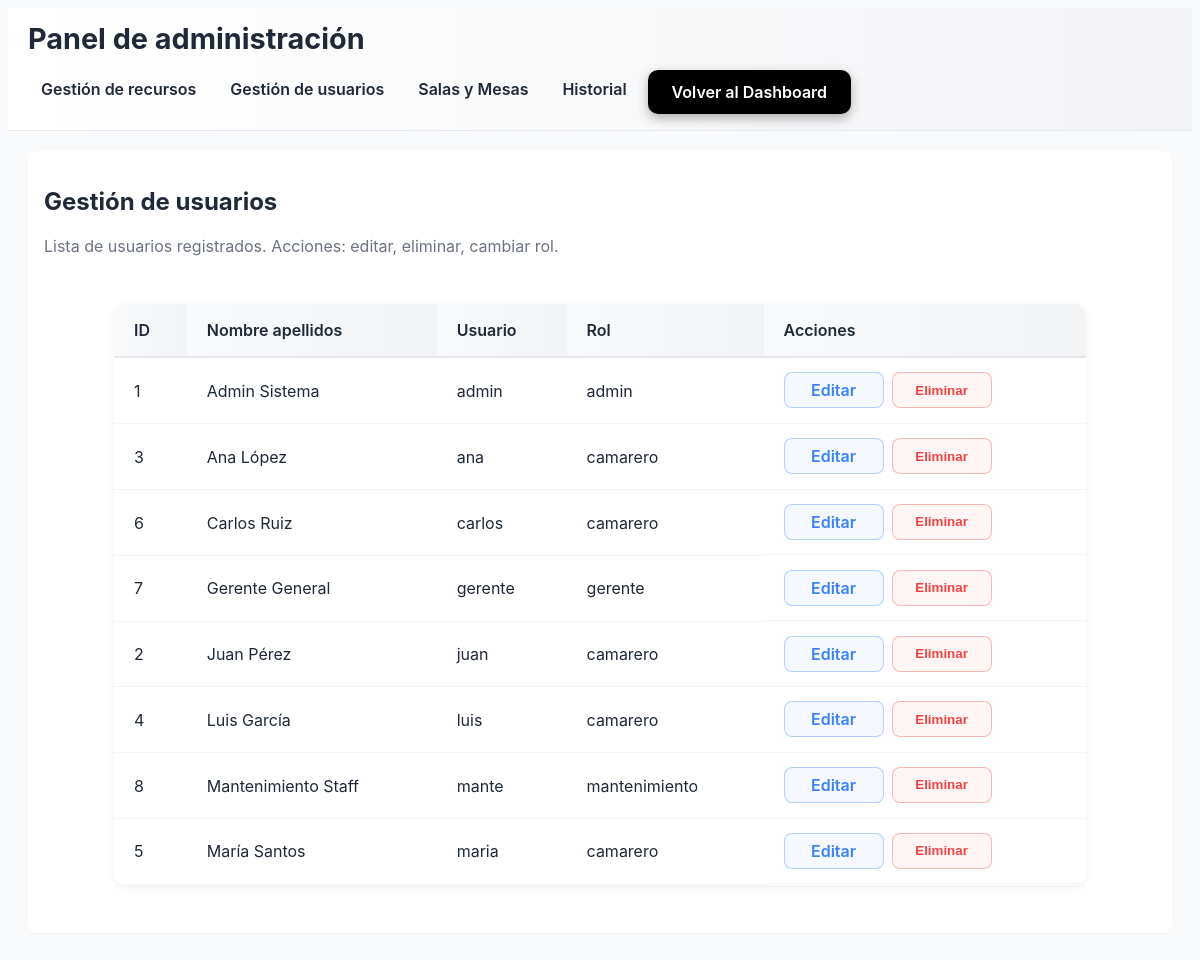
/public/pages/admin/users/admin.php (signed in), run on the app's committed database.
### tables this page shows
CREATE TABLE IF NOT EXISTS usuarios (
    id_usuario INT AUTO_INCREMENT PRIMARY KEY,
    nombre VARCHAR(50) NOT NULL,
    apellidos VARCHAR(100),
    usuario VARCHAR(50) UNIQUE NOT NULL,
    contrasena VARCHAR(255) NOT NULL,  
    rol ENUM('camarero', 'admin', 'gerente', 'mantenimiento') DEFAULT 'camarero'
);

### private/proc/admin_page.php (called while the page is built, shortened)
<?php
require_once __DIR__ . '/../db/db_conn.php';
try {
    $pdo = connection($host, $user, $pass, $db);
    $stmt = $pdo->query("SELECT id_usuario, nombre, apellidos, usuario, rol FROM usuarios ORDER BY nombre, usuario");
    $users = $stmt->fetchAll(PDO::FETCH_ASSOC);
} catch (Exception $e) {
    echo "Error al conectar o consultar la base de datos: " . $e->getMessage();
}

### public/pages/admin/users/admin.php (the view, shortened to what this page needs)
<?php
require_once __DIR__ . '/../../../../private/proc/admin_page.php';
?>
<!doctype html>
<html lang="es">
<head>
    <link rel="stylesheet" href="../../../css/admin.css">
</head>
<body class="admin-page">
    <header class="admin-header">
        <div class="brand">
            <h1>Panel de administración</h1>
        </div>
        <nav class="admin-nav" aria-label="Navegación de administración">
            <a class="tab tab-link" href="../recursos/crud_recursos.php" aria-current="page">Gestión de recursos</a>
            <a class="tab tab-link" href="./admin.php" aria-current="page">Gestión de usuarios</a>
            <a class="tab tab-link" href="../salas/admin_salas.php">Salas y Mesas</a>
            <a class="tab tab-link" href="../../logs.php">Historial</a>
            <a href="../../dashboard.php" class="btn btn-volver">
                <i class="bi bi-arrow-left"></i> Volver al Dashboard
            </a>
        </nav>
    </header>
    <main class="admin-content">
        <section id="users" class="admin-section active">
            <h2>Gestión de usuarios</h2>
            <p class="muted">Lista de usuarios registrados. Acciones: editar, eliminar, cambiar rol.</p>
            <div class="table-wrap">
                <table class="admin-table">
                    <thead>
                        <tr>
                            <th>ID</th>
                            <th>Nombre apellidos</th>
                            <th>Usuario</th>
                            <th>Rol</th>
                            <th>Acciones</th>
                        </tr>
                    </thead>
                    <tbody>
                        <?php foreach ($users as $user): ?>
                            <tr>
                                <td data-label="ID"><?php echo $user['id_usuario']; ?></td>
                                <td data-label="Nombre"><?php echo trim(($user['nombre'] ?? '') . ' ' . ($user['apellidos'] ?? '')); ?></td>
                                <td data-label="Usuario"><?php echo $user['usuario'] ?? ''; ?></td>
                                <td data-label="Rol"><?php echo $user['rol'] ?? ''; ?></td>
                                <td>
                                    <a class="btn-simple btn-edit" href="editar_user.php?id=<?= $user['id_usuario'] ?>">Editar</a>
                                    <form method="post" action="../../../../private/proc/eliminar_usuario.php" style="display:inline" class="delete-user-form" data-username="<?= $user['usuario'] ?? '' ?>">
                                        <button class="btn-simple btn-delete" type="submit">Eliminar</button>
                                    </form>
                                </td>
                            </tr>
                        <?php endforeach; ?>
                    </tbody>
                </table>
            </div>
        </section>
</body>
</html>

### public/css/admin.css (style rules this page uses)
:root { --primary: #1f2937; --accent: #0ea5a4; --muted: #6b7280; --bg: #f8fafc; --card: #ffffff; --blue: #3b82f6; --red: #ef4444; }
body.admin-page { font-family: Inter, system-ui, -apple-system, 'Segoe UI', Roboto, 'Helvetica Neue', Arial; background: var(--bg); color: var(--primary); }
.admin-header { display: flex; align-items: center; justify-content: space-between; gap: 1rem; padding: 1rem 1.25rem; background: linear-gradient(90deg, #ffffff 0%, #f3f4f6 100%); border-bottom: 1px solid #e6e9ee; flex-wrap: wrap; }
.brand { display: flex; align-items: center; gap: .75rem; }
.admin-header h1 { font-size: 1.8rem; margin: 0; line-height: 1.05; }
.admin-nav { display: flex; gap: .5rem; }
.admin-nav .tab { background: transparent; border: 1px solid transparent; padding: .5rem .75rem; border-radius: .5rem; cursor: pointer; color: var(--primary); font-weight: 600; transition: all .2s ease; }
a, a:visited, a:hover, a:focus, a:active { text-decoration: none !important; color: inherit; }
.admin-content { padding: 1.25rem; }
.admin-section { display: none; background: var(--card); padding: 1rem; border-radius: .5rem; box-shadow: 0 1px 2px rgba(16, 24, 40, 0.03); margin-bottom: 1rem; }
.admin-section.active { display: block; }
.muted { color: var(--muted); margin-bottom: 1rem; }
.table-wrap { display: flex; justify-content: center; align-items: flex-start; overflow-x: auto; padding: 2rem 1rem; }
.admin-table { width: 90%; max-width: 1300px; margin: 0 auto; border-collapse: collapse; font-size: 1rem; background: var(--card); border-radius: .75rem; overflow: hidden; box-shadow: 0 3px 10px rgba(0, 0, 0, 0.06); transition: box-shadow 0.3s ease, transform 0.2s ease; }
.admin-table thead th { background: linear-gradient(90deg, #f9fafb 0%, #f3f4f6 100%); text-align: left; padding: 1rem 1.25rem; border-bottom: 2px solid #e5e7eb; color: var(--primary); font-weight: 600; position: sticky; top: 0; z-index: 2; }
.admin-table tbody td { padding: .9rem 1.25rem; border-bottom: 1px solid #f1f5f9; text-align: left; }
.btn-simple { padding: .4rem .6rem; border-radius: .5rem; border: 1px solid #e6e9ee; background: white; cursor: pointer; color: var(--primary); font-weight: 600; display: inline-flex; align-items: center; justify-content: center; gap: .4rem; text-decoration: none; transition: all .18s ease; min-height: 36px; }
.btn-simple.btn-edit { border-color: rgba(59, 130, 246, 0.35); color: var(--blue); background: rgba(59, 130, 246, 0.05); }
.btn-simple.btn-delete { border-color: rgba(239, 68, 68, 0.35); color: var(--red); background: rgba(239, 68, 68, 0.05); }
.btn-simple.btn-edit, .btn-simple.btn-delete { min-width: 100px; height: 36px; padding: .4rem .8rem; text-align: center; line-height: 1.2; box-sizing: border-box; }
.btn-volver { background: #000000; color: #fff !important; border: none; padding: 12px 24px; border-radius: 10px; font-weight: 600; transition: all 0.3s ease; box-shadow: 0 4px 12px rgba(0, 0, 0, 0.3); cursor: pointer; }
.btn-volver, .btn-volver * { color: #fff !important; fill: currentColor !important; stroke: currentColor !important; text-decoration: none !important; }
.admin-table tbody td:last-child, .admin-table .actions { display: flex; gap: .5rem; align-items: center; }
.delete-user-form { display: inline-flex; align-items: center; margin: 0; padding: 0; vertical-align: middle; }
.admin-table tbody td>a.btn-simple, .admin-table tbody td>button.btn-simple, .delete-user-form .btn-simple { display: inline-flex; align-items: center; justify-content: center; vertical-align: middle; height: 36px; line-height: 1; box-sizing: border-box; padding: .35rem .6rem; margin: 0; }
.admin-table tbody td>a.btn-simple { text-decoration: none; }

### data on the page
usuarios: id_usuario "1", nombre+apellidos "Admin Sistema", usuario "admin", rol "admin"
usuarios: id_usuario "3", nombre+apellidos "Ana López", usuario "ana", rol "camarero"
usuarios: id_usuario "6", nombre+apellidos "Carlos Ruiz", usuario "carlos", rol "camarero"
usuarios: id_usuario "7", nombre+apellidos "Gerente General", usuario "gerente", rol "gerente"
usuarios: id_usuario "2", nombre+apellidos "Juan Pérez", usuario "juan", rol "camarero"
usuarios: id_usuario "4", nombre+apellidos "Luis García", usuario "luis", rol "camarero"
usuarios: id_usuario "8", nombre+apellidos "Mantenimiento Staff", usuario "mante", rol "mantenimiento"
usuarios: id_usuario "5", nombre+apellidos "María Santos", usuario "maria", rol "camarero"
